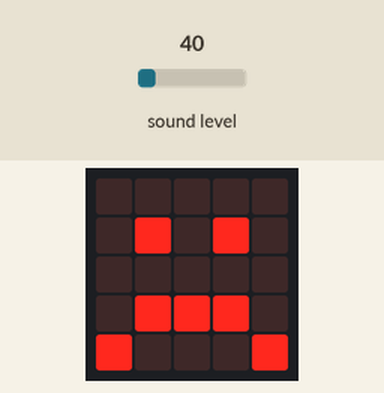
Simulated run of this program. Board: BBC micro:bit (MakeCode). Parts: the board's 5×5 LED display. The inputs (shaded band) are chosen by the test bench; at power-on: sound level 40.

Above: at 1.2 s.
1.3 s: sound level set to 11
2.8 s: sound level set to 8
At 3.5 s:
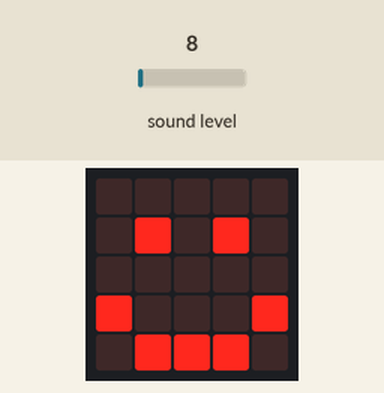
4.7 s: sound level set to 64
At 6.1 s:
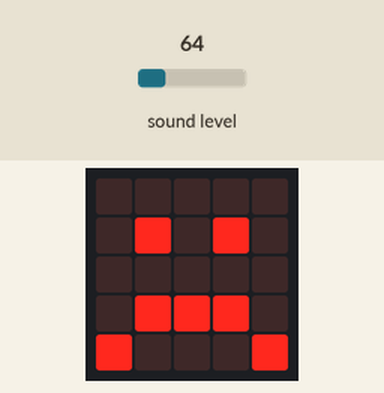
6.4 s: sound level set to 5
At 7.8 s:
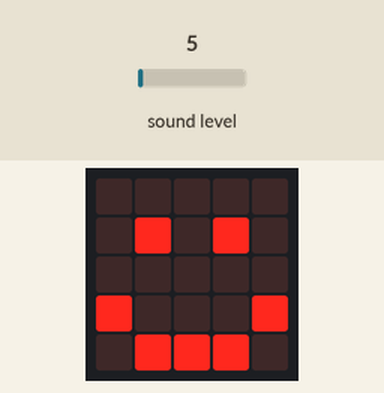
Timing chart, 0 to 9.0 s (numbered marks = the images above; inputs shaded):
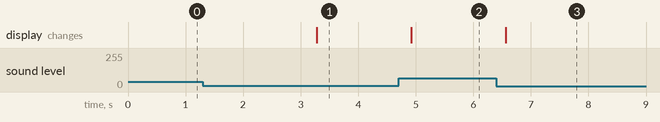

The program:

main.ts
```typescript
basic.forever(function () {
    if (input.soundLevel() == 0) {
        basic.showIcon(IconNames.Heart)
        basic.pause(200)
    } else {
        if (input.soundLevel() < 10) {
            basic.showIcon(IconNames.Happy)
            basic.pause(200)
        } else {
            basic.showIcon(IconNames.Sad)
            basic.pause(200)
        }
    }
})
```

test.ts
```typescript
// aquí va el archivo "tests"; esto no se compilará cuando este paquete se utilice como una extensión.
```

Measured:
- the behaviour switches between 10 and 9 on sound level (found by bisection; images 0 and 1)
- after the input at 1.3 s, every drawn part: stays the same
- after the input at 2.8 s, the display: changes after 0.48 s (image 1)
- after the input at 4.7 s, the display: changes after 0.22 s (image 2)
- after the input at 6.4 s, the display: changes after 0.16 s (image 3)
